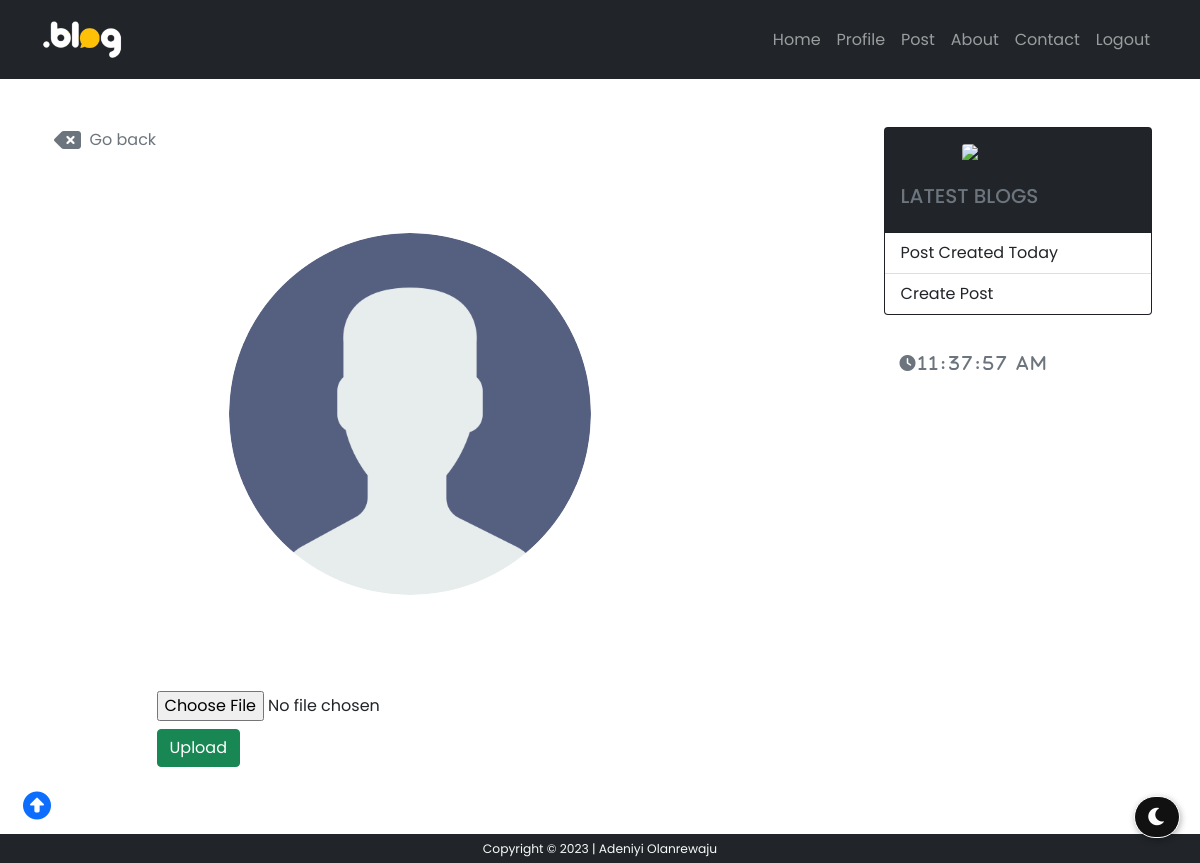
Screenshot of /profile_photo/ (signed in) with the database file from the repository.
### models/usermodel.py (models this page shows, shortened)
class User(db.Model, UserMixin):
    id = db.Column(db.Integer, primary_key=True)
    first_name = db.Column(db.String(50), nullable=False)
    last_name = db.Column(db.String(50), nullable=False)
    username = db.Column(db.String(20), unique=True, nullable=False)
    email = db.Column(db.String(70), unique=True, nullable=False)
    photo = db.Column(db.String(100), nullable=False, default='user.png')
    password = db.Column(db.String(60), nullable=False)
    posts = db.relationship('Post', backref='author', lazy=True, cascade='delete', foreign_keys='Post.user_id')
    send_dm = db.relationship('DmModel', backref='owner', lazy=True, foreign_keys='DmModel.user_1')
    pst_cmt = db.relationship('CommentModel', backref='who', lazy=True, foreign_keys='CommentModel.commenter')

### models/postmodel.py (models this page shows, shortened)
class Post(db.Model, UserMixin):
    id = db.Column(db.Integer, primary_key=True)
    title = db.Column(db.String(100), nullable=False)
    date_posted = db.Column(db.DateTime, nullable=False, default=datetime.now)
    photo = db.Column(db.String(100), nullable=False, default='')
    content = db.Column(db.Text, nullable=False)
    user_id = db.Column(db.Integer, db.ForeignKey('user.id'), nullable=False)
    comment = db.relationship('CommentModel', backref='comm', lazy=True, cascade='delete', foreign_keys='CommentModel.post_id')

### routes/views.py (the view, shortened to what this page needs)
@view.route("/profile_photo/", methods=["GET", "POST"])
@login_required
def add_photo():
    form = PhotoForm()
    user = User.query.get(current_user.id)
    context = {
        'form': form,
        'user': user
    }
    return render_template('add_picture.html', **context)

### form.py
class PhotoForm(FlaskForm):
    image = FileField(validators=[FileRequired(), FileAllowed(['jpg', 'jpeg', 'png', 'gif'])])

### templates/add_picture.html
{% extends 'base.html' %}
{% block content %}
<button class="d-flex text-muted mb-4" style="border: none;
background: none;
" onclick="history.back()"><i class="fa fas fa-backspace text-muted h4"></i>&nbsp; Go back</button>
<div class="m-auto d-flex justify-content-center">
    {% if current_user.photo == 'user.png' %}
    <img class="rounded-circle article-img my-5 w-50"
        src="{{ url_for('static', filename='images/profile/' + current_user.photo) }}">
      {% else %}
      <img class="rounded-circle article-img my-5"
        src="{{ url_for('static', filename='images/profile/' +current_user.photo) }}">
      {% endif %}
</div>
<form action="" method="post" class="mb-5" enctype="multipart/form-data">
    {% if form.image.errors %} {{ form.image(class="form-control-file w-100 p-3 mt-5",
    required=False, placeholder="Enter email") }} {% for error in
    form.image.errors %}
    <small class="text-danger mt-1"><i class="fa fas fa-exclamation-circle"></i>&nbsp;&nbsp;{{ error }}</small>
    {% endfor %} {% else %} {{ form.image(class=" w-100 mt-5 form-control-file",
    required=False, placeholder="Enter email") }} {% endif %}
    <input type="submit" value="Upload" class="btn btn-success mt-2">
</form>
{% endblock content %}

### templates/base.html (shortened to what this page needs)
<!DOCTYPE html>
<html lang="en">
<head>
  <link href="https://cdn.jsdelivr.net/npm/bootstrap@5.0.1/dist/css/bootstrap.min.css" rel="stylesheet"
 />
  <link rel="stylesheet" href="https://cdn.jsdelivr.net/npm/bootstrap-icons@1.3.0/font/bootstrap-icons.css" />
  <link href="https://cdnjs.cloudflare.com/ajax/libs/font-awesome/6.0.0/css/all.min.css" rel="stylesheet" />
  <link rel="stylesheet" href="{{ url_for('static', filename='css/style.css') }}" />
</head>
<body>
  <nav class="navbar navbar-expand-lg bg-dark navbar-dark py-3">
    <div class="container">
      <a href="{{ url_for('view.home') }}" class="navbar-brand"><img
          src="{{ url_for('static', filename='images/blloogg.png') }}" alt="" style="width: 5rem" /></a>
      <div class="collapse navbar-collapse" id="navmenu">
        {% if current_user.is_authenticated %}
        <ul class="navbar-nav ms-auto">
          <li class="nav-item">
            <a href="{{ url_for('view.home') }}" class="nav-link">Home</a>
          </li>
          <li class="nav-item">
            <a href="{{ url_for('view.profile', profile_id=current_user.id) }}" class="nav-link">Profile</a>
          </li>
          <li class="nav-item">
            <a href="{{ url_for('view.account') }}" class="nav-link">Post</a>
          </li>
          <li class="nav-item">
            <a href="{{ url_for('view.about') }}" class="nav-link">About</a>
          </li>
          <li class="nav-item">
            <a href="{{ url_for('view.contact') }}" class="nav-link">Contact</a>
          </li>
          <li class="nav-item">
            <a href="{{ url_for('auth.logout') }}" class="nav-link">Logout</a>
          </li>
        </ul>
        {% endif %}
      </div>
    </div>
  </nav>
  <section class="  my-3 d-flex px-4 px-lg-5 mb-5">
    <div class="w-100 this" id="thiss">
       {% block content %}
      {% endblock content %}
    </div>
    <div class="d-xl-block d-lg-block d-none" style="width: 23rem;">
      <div class="card bg-dark" style=" height: fit-content;">
        <div class="m-auto d-flex mt-3">
          <img src="{{ url_for('static', filename='images/owl.png') }}" class="card-img-top" style="margin: auto;
            width: 7rem;
            " alt="..." />
        </div>
        <div class="card-body">
          <h5 class="card-title text-muted">LATEST BLOGS</h5>
        </div>
        {% if current_user.is_authenticated %}
        <ul class="list-group list-group-flush">
          {% if current_user.posts[-1] %}
          <li class="list-group-item">
            {{ current_user.posts[-1].title.title() }}
          </li>
          {% else %}
          <li class="list-group-item">Unavailable</li>
          {% endif %}
          {% if current_user.posts[-2] %}
          <li class="list-group-item">
            {{ current_user.posts[-2].title.title() }}
          </li>
          {% else %}
          <li class="list-group-item">Unavailable</li>
          {% endif %}
        </ul>
        {% else %}
        <ul class="list-group list-group-flush">
          <li class="list-group-item">Recent Blog 1</li>
          <li class="list-group-item">Recent Blog 2</li>
        </ul>
        {% endif %}
      </div><br>
      <div id="MyClockDisplay" class="clock text-muted fa fa-clock p-3 w-100 fw-bold" style="letter-spacing: 3px;"
        onload="showTime()"></div>
    </div>
  </section>
  <i class="dntoggle fas fa-moon"></i>
  <a href="#top" class="up"><i class="fa fas fa-arrow-alt-circle-up"></i></a>
  <footer class="fixed-bottom text-center bg-dark text-light py-1 small" style="z-index: 0;">
  </footer>
</body>
</html>

### static/css/style.css (style rules this page uses)
* { font-family: "Poppins", sans-serif; }
div.this { padding-right: 7rem; width: fit-content; }
form { width: 70%; margin: auto; }
body { background: rgba(255, 255, 255, 0.199); }
.dntoggle { font-size: 20px; border-radius: 100px; background-color: #111111; padding: 10px; color:#fcfcfc; box-shadow: 1px 2px 6px rgba(0,0,0,.3); cursor: pointer; position: fixed; bottom:25px; right: 20px; z-index: 99; border: 1px solid white; }
.fas.fa-moon:before { padding:0 2px; }
.up { font-size: 28px; padding: 15px; cursor: pointer; position: fixed; bottom:20px; left: 8px; }

### rows the page displays
User: photo (placeholder picture)
Post: title "Post Created Today"
Post: title "Create Post"
